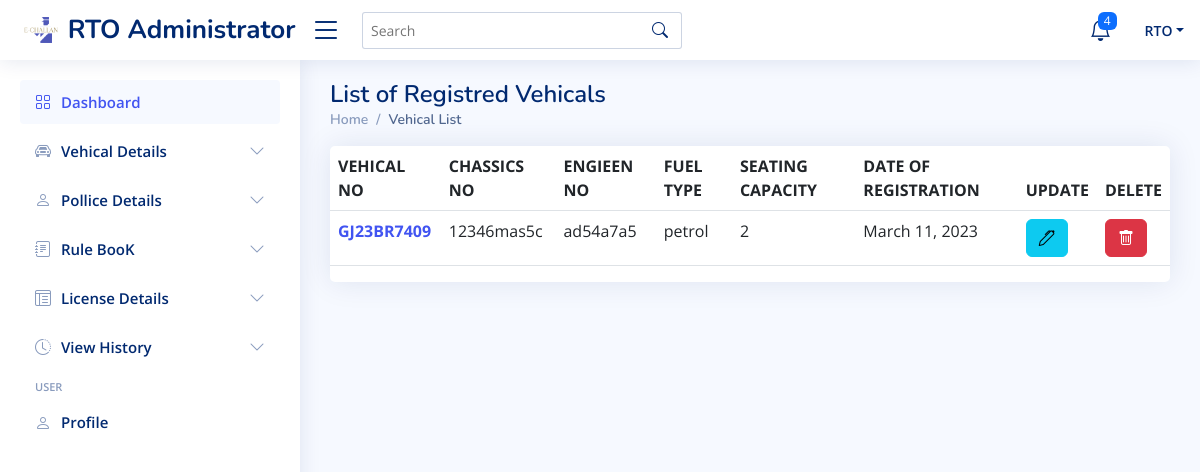
Screenshot of /rto-administrator/rtodashboard/view_vehicle_list/ (signed in) with the database file from the repository.
### rto/models.py (models this page shows, shortened)
class Vehicle(models.Model):
    vehicle_id=models.AutoField(primary_key = True)
    vehicle_no=models.CharField(max_length=50,default=None)
    vehicle_own_name = models.CharField(max_length=50,default=None)
    vehicle_own_contact=models.IntegerField(default=None)
    vehicle_own_add=models.CharField(max_length=100,default=None)
    vehicle_own_email=models.CharField(max_length=50, default=None)
    vehicle_company_name=models.CharField(max_length=50,default=None)
    vehicle_date_reg=models.DateField(default=None)
    vehicle_chassics_no=models.CharField(max_length=30,default=None)
    vehicle_eng_no=models.CharField(max_length=30,default=None)
    vehicle_own_srno=models.IntegerField(default=None)
    vehicle_fuel_use=models.CharField(max_length=30,default=None)
    vehicle_Seat_cap=models.IntegerField(default=None)
    vehicle_model_name=models.CharField(max_length=50,default=None)
    vehicle_created_date=models.DateField(auto_now_add=True)
    vehicle_last_login=models.CharField(max_length=30,default=None)

### rto/views.py (the view)
# urls.py: path('rtodashboard/view_vehicle_list/', views.allv,name="vehiclelist"),
def allv(request):
    if authcheck(request):
        allvehicle = list(Vehicle.objects.all().values())
        context = {
            'user': user(request),
            'p': allvehicle
            }
        return render(request, 'rto_vehicle_list.html',context)
    else:
        return log_rto(request)

### rto/views.py (called while the page is built)
def authcheck(request):
    if request.session.get('login') == False or request.session.get('username') == None:
        return False
    else:
        return True

def user(request):
    user_info = {
        'username': request.session.get('username')
    }
    return user_info

### rto/templates/rto_vehicle_list.html (shortened to what this page needs)
{% extends 'base.html' %}
{% block body1 %}
<main id="main" class="main">
  <div class="pagetitle">
    <h1>List of Registred Vehicals</h1>
    <nav>
      <ol class="breadcrumb">
        <li class="breadcrumb-item"><a href="../">Home</a></li>
        <li class="breadcrumb-item active">Vehical List</li>
      </ol>
    </nav>
  </div>
  <section class="section">
    <div class="row">
      <div class="col-lg-12">
        <div class="col-12">
          <div class="card  overflow-auto">
            <table class="table table-border datatable">
              <thead>
                <tr>
                  <th scope="col">VEHICAL NO </th>
                  <th scope="col">CHASSICS NO</th>
                  <th scope="col">ENGIEEN NO </th>
                  <th scope="col">FUEL TYPE </th>
                  <th scope="col">SEATING CAPACITY</th>
                  <th scope="col">DATE OF REGISTRATION</th>
                  <th scope="col">UPDATE </th>
                  <th scope="col">DELETE </th>
                </tr>
              </thead>
              <tbody>
                {% for i in p %}
                <tr>
                  <th scope="row"><a href="show_vid/{{ i.vehicle_id}}">{{i.vehicle_no}}</a></th>
                  <td>{{i.vehicle_chassics_no}}</td>
                  <td>{{i.vehicle_eng_no}}</td>
                  <td>{{i.vehicle_fuel_use}}</td>
                  <td>{{i.vehicle_Seat_cap}}</td>
                  <td>{{i.vehicle_created_date}}</td>
                  <td><a href="update_vid/{{ i.vehicle_id}}" class="btn btn-info"><i class="bi bi-pen"></i></a></td>
                  <td><a href="delete_vid/{{ i.vehicle_id}}" class="btn btn-danger"><i class="bi bi-trash"></i></a></td>
                </tr>
                {% endfor %}
              </tbody>
            </table>
          </div>
        </div>
    </div>
    </div>
  </section>
</main>
{% endblock body1 %}

### rto/static/assets/css/style.css (style rules this page uses)
:root { scroll-behavior: smooth; }
body { font-family: "Open Sans", sans-serif; background: #f6f9ff; color: #444444; }
a { color: #4154f1; text-decoration: none; }
h1, h2, h3, h4, h5, h6 { font-family: "Nunito", sans-serif; }
#main { margin-top: 60px; padding: 20px 30px; transition: all 0.3s; }
.pagetitle { margin-bottom: 10px; }
.pagetitle h1 { font-size: 24px; margin-bottom: 0; font-weight: 600; color: #012970; }
.card { margin-bottom: 30px; border: none; border-radius: 5px; box-shadow: 0px 0 30px rgba(1, 41, 112, 0.1); }
.breadcrumb { font-size: 14px; font-family: "Nunito", sans-serif; color: #899bbd; font-weight: 600; }
.breadcrumb a { color: #899bbd; transition: 0.3s; }
.breadcrumb .breadcrumb-item::before { color: #899bbd; }
.breadcrumb .active { color: #51678f; font-weight: 600; }
@media (min-width: 1200px) { #main, #footer { margin-left: 300px; } }

### rows the page displays
Vehicle: vehicle_no "GJ23BR7409", vehicle_chassics_no "12346mas5c", vehicle_eng_no "ad54a7a5", vehicle_fuel_use "petrol", vehicle_Seat_cap "2", vehicle_created_date "March 11, 2023"

### other values shown
{{ user.username }} "RTO"
